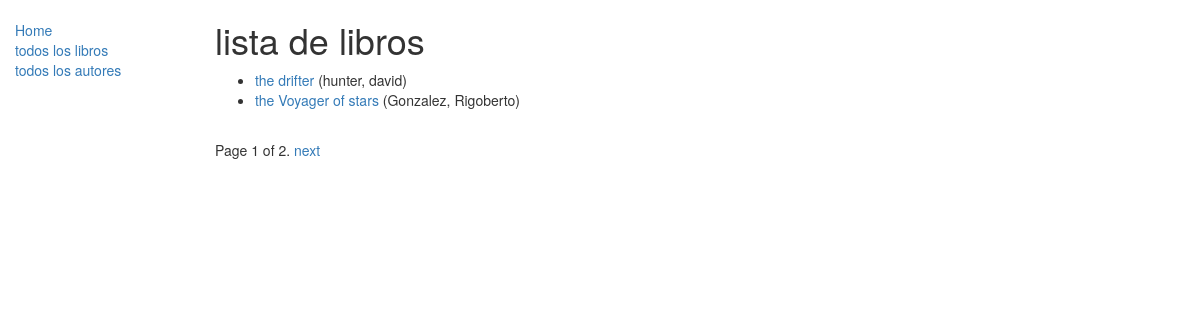
Page /catalogo/libros/ on the committed database.
### catalogo/models.py (models this page shows, shortened)
class libro(models.Model):
    titulo = models.CharField(max_length = 200)
    idioma = models.ForeignKey('idiomas', on_delete=models.SET_NULL,null=True)
    autor = models.ForeignKey('Autor', on_delete=models.SET_NULL, null=True)
    sinopsis = models.TextField(max_length=1000, help_text='ingrese una breve sinopsis')
    isbn = models.CharField('ISBN', max_length=13, help_text='13 Caracteres <a href="https://www.isbn-international.org/content/what-isbn">ISBN number</a>')
    genero= models.ManyToManyField(genero, help_text= "seleccione un genero para este libro")
    def get_absolute_url(self):
      return reverse('libro-detalles', args=[str(self.id)])
    def display_genero(self):
      """
      Creates a string for the Genre. This is required to display genre in Admin.
      """
      return ', '.join([ genero.nombre for genero in self.genero.all() ])
    display_genero.short_description = 'Generos del libro'

class Autor(models.Model):
    nombre = models.CharField(max_length=100)
    apellido = models.CharField(max_length=100)
    agno_nacimiento = models.DateField('año nacimiento', null=True, blank=True)
    fallecimiento = models.DateField('fallecimiento', null=True, blank=True)
    class Meta:
      verbose_name_plural = 'autor'
    def __str__(self):
      return '%s, %s' % (self.apellido, self.nombre)

### catalogo/views.py (the view)
class BookListView(generic.ListView):
  model = libro
  paginate_by = 2

### catalogo/templates/catalogo/libro_list.html
{% extends "base.html" %}
{% block content %}
    <h1>lista de libros</h1>
    {% if libro_list %}
    <ul>
      {% for book in libro_list %}
      <li>
        <a href="{{ book.get_absolute_url }}">{{ book.titulo }}</a> ({{book.autor}})
      </li>
      {% endfor %}
    </ul>
    {% else %}
      <p>There are no books in the library.</p>
    {% endif %}
{% endblock %}

### rows in the picture
libro: titulo "the drifter", autor "hunter, david"
libro: titulo "the Voyager of stars", autor "Gonzalez, Rigoberto"

### other values in the picture
{{ page_obj.number }} "1"
{{ page_obj.paginator.num_pages }} "2"
